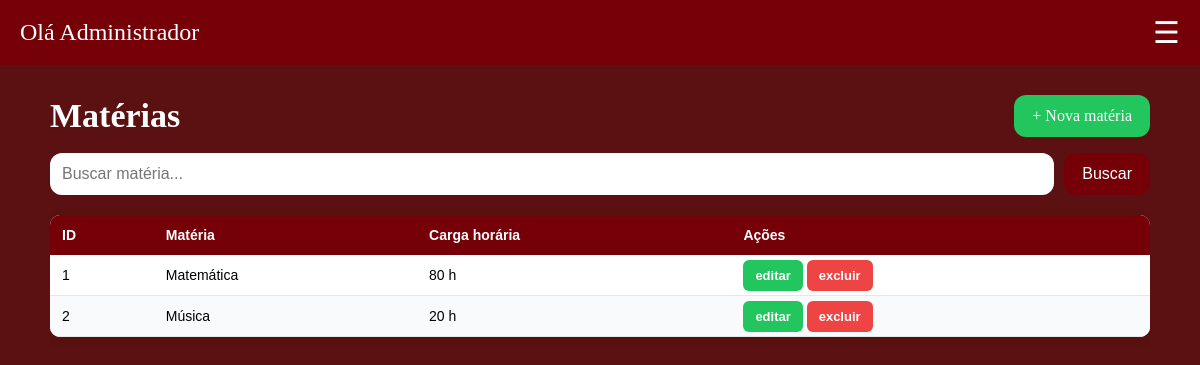
The page /Gestao-Escolar/php/admin/listarmateria.php (signed in) on the database its author committed.
### tables this page shows
CREATE TABLE IF NOT EXISTS `materia` (
  `id_materia` int NOT NULL AUTO_INCREMENT,
  `nome_materia` varchar(100) NOT NULL,
  `carga_horaria` int DEFAULT NULL,
  PRIMARY KEY (`id_materia`)
);

### Gestao-Escolar/php/verifica.php (called while the page is built, shortened)
<?php
function h($texto) {
    return htmlspecialchars((string)$texto, ENT_QUOTES, 'UTF-8');
}

### Gestao-Escolar/php/admin/listarmateria.php (the view, shortened to what this page needs)
<?php
include "../verifica.php";
include_once "../conexao.php";
$busca = trim($_GET["busca"] ?? "");
$like = "%" . $busca . "%";
$stmt = $sql->prepare("SELECT * FROM materia WHERE nome_materia LIKE ? ORDER BY nome_materia");
$stmt->bind_param("s", $like);
$stmt->execute();
$query = $stmt->get_result();
?>
<!DOCTYPE html>
<html lang="pt-br">
<head>
    <link rel="stylesheet" href="../../css/style.css">
</head>
<body class="sla">
<?php include "../includes/header_admin.php"; ?>
<div class="container">
  <div class="page-head">
    <h2 class="titulo-pag">Matérias</h2>
    <a class="btn-novo" href="cadmateria.php">+ Nova matéria</a>
  </div>
  <form method="get" class="toolbar">
    <input type="search" name="busca" class="busca" placeholder="Buscar matéria..." value="<?php echo h($busca); ?>">
    <button class="btn" type="submit">Buscar</button>
  </form>
  <div class="tabela-wrap">
    <table>
      <thead>
        <tr><th>ID</th><th>Matéria</th><th>Carga horária</th><th>Ações</th></tr>
      </thead>
      <tbody>
<?php while ($row = $query->fetch_assoc()): ?>
        <tr>
          <td><?php echo (int)$row['id_materia']; ?></td>
          <td><?php echo h($row['nome_materia']); ?></td>
          <td><?php echo $row['carga_horaria'] !== null ? (int)$row['carga_horaria'] . ' h' : '—'; ?></td>
          <td class="acoes">
            <a class="btn-editar" href="edmateria.php?id=<?php echo (int)$row['id_materia']; ?>">editar</a>
            <a class="btn-excluir" href="../excmateria.php?id=<?php echo (int)$row['id_materia']; ?>">excluir</a>
          </td>
        </tr>
<?php endwhile; ?>
      </tbody>
    </table>
  </div>
</div>
</body>
</html>

### Gestao-Escolar/css/style.css (style rules this page uses)
.sla { margin: 0; background-color: rgb(91, 17, 17); }
a { text-decoration: none; }
table { width: 100%; border-collapse: collapse; margin: 20px 0; font-family: Arial, sans-serif; background: #fff; box-shadow: 0 4px 12px rgba(0,0,0,0.1); border-radius: 10px; overflow: hidden; }
table th { background: #eb25b3; color: white; padding: 12px; text-align: left; font-size: 14px; }
table td { padding: 12px; border-bottom: 1px solid #e5e7eb; font-size: 14px; }
table tr:nth-child(even) { background-color: #f8fafc; }
.btn-editar, .btn-excluir { text-decoration: none; padding: 8px 12px; border-radius: 6px; color: white; font-size: 13px; font-weight: bold; }
.btn-editar { background-color: #22c55e; }
.btn-excluir { background-color: #ef4444; }
.container { max-width: 1100px; margin: 30px auto; padding: 0 20px; }
.page-head { display: flex; justify-content: space-between; align-items: center; flex-wrap: wrap; gap: 12px; margin-bottom: 16px; }
.titulo-pag { color: #ffffff; font-size: 34px; margin: 0; }
.btn, .btn-novo, .btn-form { display: inline-block; cursor: pointer; border: none; border-radius: 12px; padding: 12px 18px; font-size: 16px; background-color: rgb(118, 0, 8); color: #ffffff; transition: 0.2s; }
.btn-novo { background-color: #22c55e; }
.toolbar { display: flex; flex-wrap: wrap; gap: 10px; margin-bottom: 10px; }
.toolbar input, .toolbar select { padding: 12px; border-radius: 12px; border: none; outline: none; background-color: #ffffff; font-size: 16px; }
.toolbar .busca { flex: 1; min-width: 220px; }
.tabela-wrap { overflow-x: auto; }
.tabela-wrap table { margin: 10px 0; }
.tabela-wrap table th { background: rgb(118, 0, 8); white-space: nowrap; }
.tabela-wrap td.acoes { white-space: nowrap; }

### rows shown on the page
materia: id_materia "1", nome_materia "Matemática", carga_horaria "80"
materia: id_materia "2", nome_materia "Música", carga_horaria "20"
